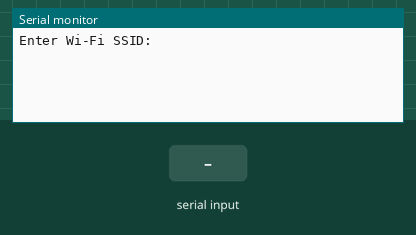
Bench run of a sketch on a simulated ESP32. Shown: the last lines printed to the serial monitor. The inputs (shaded band) are chosen by the test bench. WiFi joins after 1.5 s; servers stay silent unless stated.

Above: at 1.8 s.
1.9 s: "1\n" received over Serial
At 3.0 s:
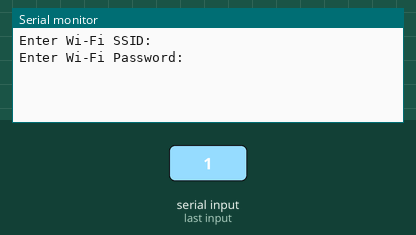
3.4 s: "0\n" received over Serial
At 4.1 s:
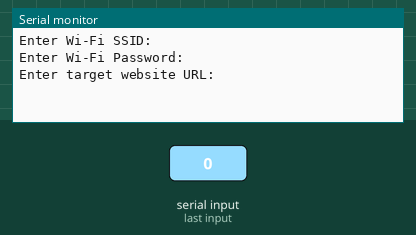
4.9 s: "2\n" received over Serial
At 5.3 s:
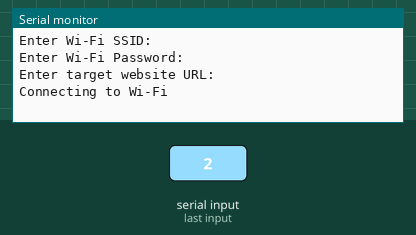

The sketch:

main.ino
```cpp
#include <WiFi.h>
#include <HTTPClient.h>

String ssid = "";
String password = "";
String site = "";

void setup() {
  Serial.begin(115200);
  delay(1000);

  // Kullanıcıdan Wi-Fi SSID
  Serial.println("Enter Wi-Fi SSID:");
  while(ssid == "") {
    if(Serial.available()) {
      ssid = Serial.readStringUntil('\n');
      ssid.trim();
    }
  }

  // Kullanıcıdan Wi-Fi şifresi
  Serial.println("Enter Wi-Fi Password:");
  while(password == "") {
    if(Serial.available()) {
      password = Serial.readStringUntil('\n');
      password.trim();
    }
  }

  // Kullanıcıdan site URL
  Serial.println("Enter target website URL:");
  while(site == "") {
    if(Serial.available()) {
      site = Serial.readStringUntil('\n');
      site.trim();
    }
  }

  // Wi-Fi bağlantısı
  WiFi.begin(ssid.c_str(), password.c_str());
  Serial.print("Connecting to Wi-Fi");
  while (WiFi.status() != WL_CONNECTED) {
    delay(500);
    Serial.print(".");
  }
  Serial.println("\nConnected!");
}

void loop() {
  if (WiFi.status() == WL_CONNECTED) {
    HTTPClient http;
    http.begin(site.c_str());

    int httpCode = http.GET();
    if (httpCode > 0) {
      WiFiClient* stream = http.getStreamPtr();
      uint8_t buffer[512]; // Chunk boyutu
      while (stream->available()) {
        int len = stream->readBytes(buffer, sizeof(buffer));
        // buffer işleme yok, sadece indiriyoruz → internet tüketimi
      }
      Serial.println("Chunk downloaded from site");
    } else {
      Serial.println("HTTP GET failed, code: " + String(httpCode));
    }

    http.end();
  } else {
    Serial.println("Wi-Fi disconnected, retrying...");
    WiFi.begin(ssid.c_str(), password.c_str());
  }

  delay(10);
}
```

Measured:
- after the input at 1.9 s, the serial monitor: prints a new line at once (image 1)
- after the input at 3.4 s, the serial monitor: prints a new line at once (image 2)
- after the input at 4.9 s, the serial monitor: prints a new line at once (image 3)
